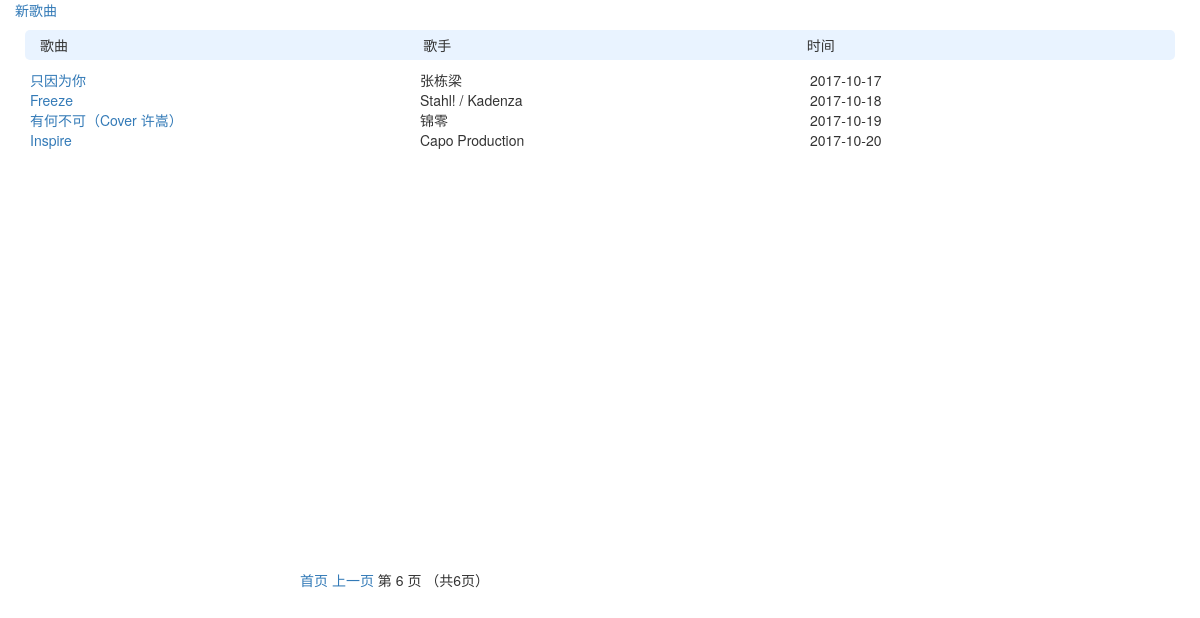
The page /list/index/?page=6 on the database as committed earlier.
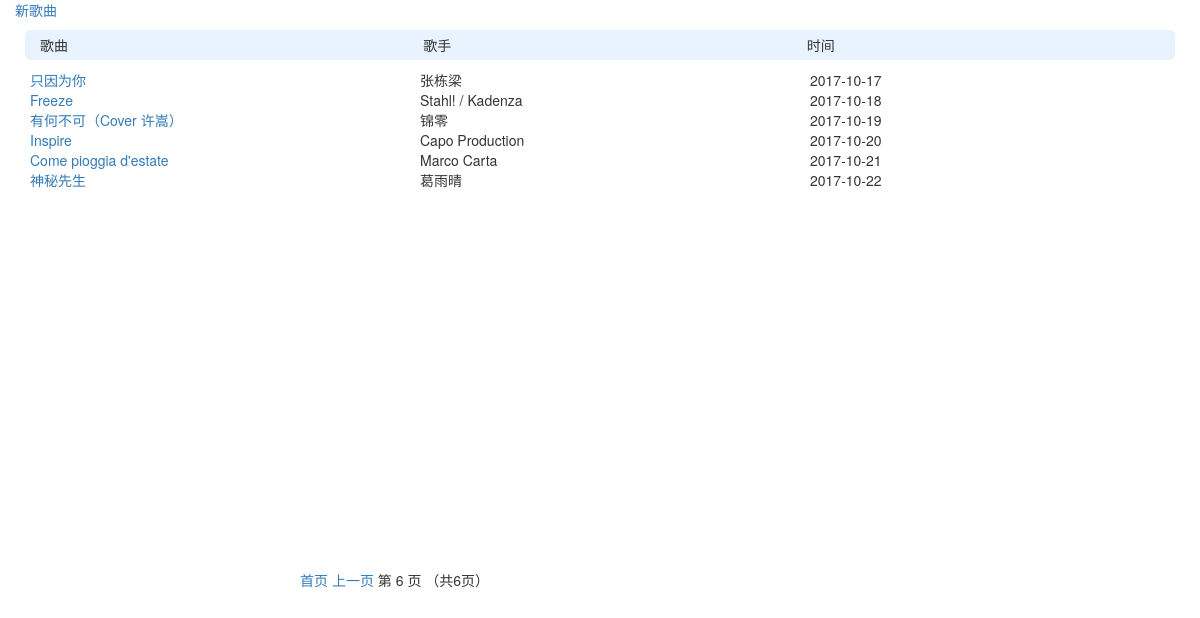
The same page on the database as committed later.
### list/models.py (models this page shows)
class Article(models.Model):
    song_name = models.CharField('歌名', max_length=32, null=False)
    singer = models.CharField('歌手', max_length=32, null=True)
    createTime = models.DateTimeField('添加时间', auto_now=True)

### list/views.py (the view)
def index(request):
    articles_list = models.Article.objects.all()
    paginator = Paginator(articles_list, 25)# Show 25 contacts per page
    pages = paginator.count
    page = request.GET.get('page')
    try:
        articles = paginator.page(page)
    except PageNotAnInteger:
        articles = paginator.page(1)
    except EmptyPage:
        articles = paginator.page(paginator.num_pages)
    return render(request, 'list/index.html', {'articles': articles})

### list/templates/list/index.html (shortened to what this page needs)
<!DOCTYPE html>
<html lang="en">
<head>
    <link rel="stylesheet" href="https://maxcdn.bootstrapcdn.com/bootstrap/3.3.4/css/bootstrap.min.css">
    <link rel="stylesheet" href="https://maxcdn.bootstrapcdn.com/bootstrap/3.3.4/css/bootstrap-theme.min.css">
</head>
<body>
    <div  class="col-md-12" style="height: 550px;">
        <a href="{% url 'list:edit_page' 0 %}">新歌曲</a>  <br/>
        <div class="title">
            <span class="col-md-4 inline">歌曲</span>
            <span class="col-md-4 inline">歌手</span>
            <span class="col-md-4 inline">时间</span>
        </div>
    {% for article in articles %}
        <div>
            <a class="col-md-4 inline" href="{% url 'list:article_page' article.id %}">{{article.song_name }}</a>
            <span class="col-md-4 inline">{{article.singer }}</span>
            <span class="col-md-4 inline">{{article.createTime|date:"Y-m-d" }}</span>
        </div>
    {% endfor %}
    </div>
    <div class="pagination" style="position:relative; left:300px;">
            <span class="step-links">
                {% if articles.has_previous %}
                    <a href="?page=1">首页</a>
                    <a href="?page={{ articles.previous_page_number }}">上一页</a>
                {% endif %}
                <span class="current">
                    第 {{ articles.number }} 页 （共{{ articles.paginator.num_pages }}页）
                </span>
            </span>
        </div>
</body>
</html>

### list/templates/list/index.html (style rules this page uses)
body { font-family: "Helvetica Neue", Helvetica, Arial, sans-serif, '微软雅黑'; }
a { text-decoration: none; }
.inline { display: inline-block; }
.title { background-color: #e9f3ff; height: 30px; line-height: 30px; border-radius: 5px; margin: 10px; }

Rows that differ between the two databases and show on the page:
added Article: song_name "Come pioggia d'estate", singer "Marco Carta", createTime "2017-10-21"
added Article: song_name "神秘先生", singer "葛雨晴", createTime "2017-10-22"
